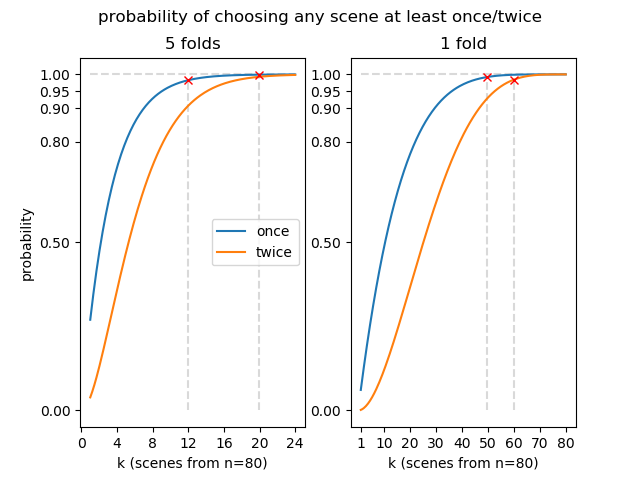

Write the Python code that produced this figure.
# -*- coding: utf-8 -*-

"""
Probability to have a scene chosen by random at least k times on data from f folds 
when the individual prob. is p=5/n and n=5*f (5 is the min. no of waves per class)

Created on Mon Jun 25 20:21:25 2018

@author: Moritz Augustin
"""

#from pyplot import *
import numpy as np
import matplotlib.pyplot as plt


lightgray = [0.85, 0.85, 0.85]

def plot_probability_over_k(f, k_max, legend=False):

    k = np.linspace(1, k_max, num=200)
    
    p = k/80.
    n = 5*f
    
    prob_at_least_once = 1 - (1-p)**n # not 0 hits

    plt.plot(k, np.ones_like(k), '--', color=lightgray)

    plt.title('{} fold{}'.format(f, 's' if f>1 else ''))
    plt.plot(k, prob_at_least_once, label='once')
    
    prob_at_least_twice = prob_at_least_once - n*p*(1-p)**(n-1) # not 0 and not exactly one hit
    plt.plot(k, prob_at_least_twice, label='twice')
    
    if legend: 
        plt.legend()
    
    plt.ylabel('probability')
    plt.xlabel('k (scenes from n=80)')
    
    plt.yticks([0, 0.5, 0.8, 0.9, 0.95, 1.])
    
    return k, prob_at_least_once, prob_at_least_twice


plt.figure()
plt.suptitle('probability of choosing any scene at least once/twice')


# 5 folds (training)

plt.subplot(1, 2, 1)
k, p1, p2 = plot_probability_over_k(f=5, k_max=24, legend=True)

# chosen points:
k1_5f = 12
ind1 =  np.argmin(np.abs(k-k1_5f))
plt.plot([k[ind1], k[ind1]], [0, p1[ind1]], '--', color=lightgray, zorder=1)
plt.plot(k[ind1], p1[ind1], 'rx')

k2_5f = 20
ind2 = np.argmin(np.abs(k-k2_5f))
plt.plot([k[ind2], k[ind2]], [0, p2[ind2]], '--', color=lightgray, zorder=1)
plt.plot(k[ind2], p1[ind2], 'rx')

plt.xticks([0, 4,8,12,16,20,24])


# 1 fold (validation)

plt.subplot(1, 2, 2)
k, p1, p2 = plot_probability_over_k(f=1, k_max=80)

# chosen points:
k1_1f = 50
ind1 =  np.argmin(np.abs(k-k1_1f))
plt.plot([k[ind1], k[ind1]], [0, p1[ind1]], '--', color=lightgray, zorder=1)
plt.plot(k[ind1], p1[ind1], 'rx')

k2_1f = 60
ind2 =  np.argmin(np.abs(k-k2_1f))
plt.plot([k[ind2], k[ind2]], [0, p2[ind2]], '--', color=lightgray, zorder=1)
plt.plot(k[ind2], p2[ind2], 'rx')

plt.ylabel('')

plt.xticks([1, 10, 20, 30, 40, 50,60,70, 80])
plt.savefig('scene_subsampling_criterion.png')
